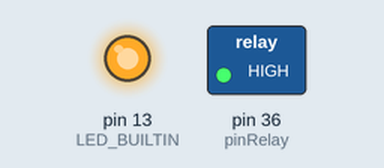
Recording of a sketch running on a simulated Arduino Mega 2560, built with avr-gcc and run on an emulated ATmega2560. Shown: switched loads named in the sketch (green lamp = pin HIGH), output pins drawn as LEDs (lit = HIGH).

Above: at 0.5 s.
At 5.0 s:
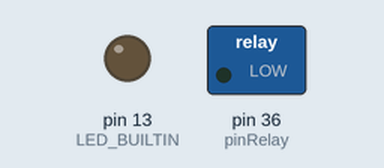
Timing chart, 0 to 6.9 s (numbered marks = the images above):
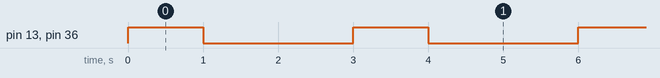

Measured:
- by itself, pin 13 (LED_BUILTIN), pin 36 (pinRelay): alternates HIGH for 1.0 s and LOW for 2.0 s

The sketch:

prueba3con3vbomba.ino
```cpp
int pinRelay = 36;

void setup() {
  // put your setup code here, to run once:
  pinMode(pinRelay,OUTPUT);
  pinMode(LED_BUILTIN, OUTPUT);
}

void loop() {
  // put your main code here, to run repeatedly:
  digitalWrite(LED_BUILTIN, HIGH);
  digitalWrite(pinRelay, HIGH);
  delay(1000);
  digitalWrite(LED_BUILTIN, LOW);
  digitalWrite(pinRelay, LOW);
  pinMode(pinRelay,OUTPUT);
  delay(2000);
}

/*
  for (int brightness = 0; brightness < 255; brightness+=5) {
      analogWrite(2, brightness);
      delay(50);
  }

  delay(500);
  digitalWrite(LED_BUILTIN, LOW);
  for (int brightness = 255; brightness > 0; brightness-=5) {
      analogWrite(2, brightness);
      delay(50);
  }*/
```
